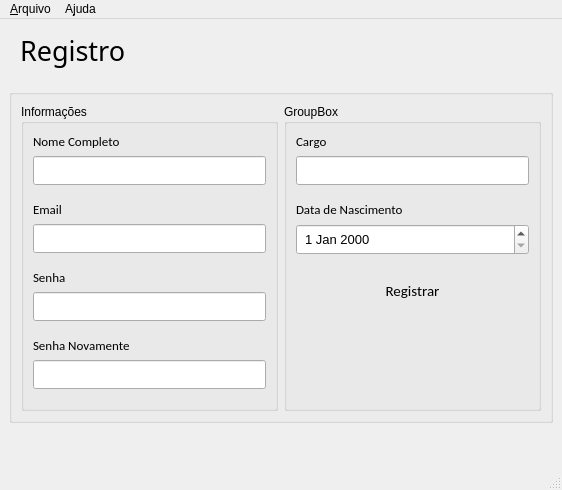
<?xml version="1.0" encoding="UTF-8"?>
<ui version="4.0">
 <class>MainWindow</class>
 <widget class="QMainWindow" name="MainWindow">
  <property name="geometry">
   <rect>
    <x>0</x>
    <y>0</y>
    <width>562</width>
    <height>462</height>
   </rect>
  </property>
  <property name="windowTitle">
   <string>MainWindow</string>
  </property>
  <widget class="QWidget" name="centralwidget">
   <layout class="QVBoxLayout" name="verticalLayout_3">
    <item>
     <widget class="QLabel" name="lbl_title">
      <property name="font">
       <font>
        <family>Roboto Mono</family>
        <pointsize>20</pointsize>
       </font>
      </property>
      <property name="styleSheet">
       <string notr="true">color: '#00C569'; padding: 4px; margin-bottom: 10px;</string>
      </property>
      <property name="text">
       <string>Registro</string>
      </property>
     </widget>
    </item>
    <item>
     <widget class="QGroupBox" name="groupBox_Full">
      <property name="title">
       <string/>
      </property>
      <layout class="QHBoxLayout" name="horizontalLayout">
       <item>
        <widget class="QGroupBox" name="groupBox">
         <property name="title">
          <string>Informações</string>
         </property>
         <layout class="QVBoxLayout" name="verticalLayout">
          <item>
           <widget class="QLabel" name="label">
            <property name="font">
             <font>
              <family>Calibri</family>
              <pointsize>10</pointsize>
             </font>
            </property>
            <property name="styleSheet">
             <string notr="true">color: '#333A44';</string>
            </property>
            <property name="text">
             <string>Nome Completo</string>
            </property>
            <property name="buddy">
             <cstring>inp_nome</cstring>
            </property>
           </widget>
          </item>
          <item>
           <widget class="QLineEdit" name="inp_nome">
            <property name="font">
             <font>
              <family>Calibri</family>
              <pointsize>10</pointsize>
             </font>
            </property>
            <property name="styleSheet">
             <string notr="true">color: '#333A44'; padding: 4px; margin-bottom: 10px;</string>
            </property>
           </widget>
          </item>
          <item>
           <widget class="QLabel" name="label_2">
            <property name="font">
             <font>
              <family>Calibri</family>
              <pointsize>10</pointsize>
             </font>
            </property>
            <property name="styleSheet">
             <string notr="true">color: '#333A44';</string>
            </property>
            <property name="text">
             <string>Email</string>
            </property>
            <property name="buddy">
             <cstring>inp_email</cstring>
            </property>
           </widget>
          </item>
          <item>
           <widget class="QLineEdit" name="inp_email">
            <property name="font">
             <font>
              <family>Calibri</family>
              <pointsize>10</pointsize>
             </font>
            </property>
            <property name="styleSheet">
             <string notr="true">color: '#333A44'; padding: 4px; margin-bottom: 10px;</string>
            </property>
           </widget>
          </item>
          <item>
           <widget class="QLabel" name="label_3">
            <property name="font">
             <font>
              <family>Calibri</family>
              <pointsize>10</pointsize>
             </font>
            </property>
            <property name="styleSheet">
             <string notr="true">color: '#333A44';</string>
            </property>
            <property name="text">
             <string>Senha</string>
            </property>
            <property name="buddy">
             <cstring>inp_senha</cstring>
            </property>
           </widget>
          </item>
          <item>
           <widget class="QLineEdit" name="inp_senha">
            <property name="font">
             <font>
              <family>Calibri</family>
              <pointsize>10</pointsize>
             </font>
            </property>
            <property name="styleSheet">
             <string notr="true">color: '#333A44'; padding: 4px; margin-bottom: 10px;</string>
            </property>
            <property name="echoMode">
             <enum>QLineEdit::Password</enum>
            </property>
           </widget>
          </item>
          <item>
           <widget class="QLabel" name="label_5">
            <property name="font">
             <font>
              <family>Calibri</family>
              <pointsize>10</pointsize>
             </font>
            </property>
            <property name="styleSheet">
             <string notr="true">color: '#333A44';</string>
            </property>
            <property name="text">
             <string>Senha Novamente</string>
            </property>
            <property name="buddy">
             <cstring>inp_senha_novamente</cstring>
            </property>
           </widget>
          </item>
          <item>
           <widget class="QLineEdit" name="inp_senha_novamente">
            <property name="font">
             <font>
              <family>Calibri</family>
              <pointsize>10</pointsize>
             </font>
            </property>
            <property name="styleSheet">
             <string notr="true">color: '#333A44'; padding: 4px; margin-bottom: 10px;</string>
            </property>
            <property name="text">
             <string/>
            </property>
            <property name="echoMode">
             <enum>QLineEdit::Password</enum>
            </property>
           </widget>
          </item>
          <item>
           <spacer name="verticalSpacer_2">
            <property name="orientation">
             <enum>Qt::Vertical</enum>
            </property>
            <property name="sizeHint" stdset="0">
             <size>
              <width>20</width>
              <height>40</height>
             </size>
            </property>
           </spacer>
          </item>
         </layout>
        </widget>
       </item>
       <item>
        <widget class="QGroupBox" name="groupBox_2">
         <property name="title">
          <string>GroupBox</string>
         </property>
         <layout class="QVBoxLayout" name="verticalLayout_2">
          <item>
           <widget class="QLabel" name="label_6">
            <property name="font">
             <font>
              <family>Calibri</family>
              <pointsize>10</pointsize>
             </font>
            </property>
            <property name="styleSheet">
             <string notr="true">color: '#333A44';</string>
            </property>
            <property name="text">
             <string>Cargo</string>
            </property>
            <property name="buddy">
             <cstring>inp_cargo</cstring>
            </property>
           </widget>
          </item>
          <item>
           <widget class="QLineEdit" name="inp_cargo">
            <property name="font">
             <font>
              <family>Calibri</family>
              <pointsize>10</pointsize>
             </font>
            </property>
            <property name="styleSheet">
             <string notr="true">color: '#333A44'; padding: 4px; margin-bottom: 10px;</string>
            </property>
           </widget>
          </item>
          <item>
           <widget class="QLabel" name="label_4">
            <property name="font">
             <font>
              <family>Calibri</family>
              <pointsize>10</pointsize>
             </font>
            </property>
            <property name="styleSheet">
             <string notr="true">color: '#333A44';</string>
            </property>
            <property name="text">
             <string>Data de Nascimento</string>
            </property>
            <property name="buddy">
             <cstring>inp_data_nascimento</cstring>
            </property>
           </widget>
          </item>
          <item>
           <widget class="QDateEdit" name="inp_data_nascimento">
            <property name="styleSheet">
             <string notr="true">color: '#333A44'; padding: 4px; margin-bottom: 10px; font-size: 10pt;</string>
            </property>
           </widget>
          </item>
          <item>
           <widget class="QPushButton" name="btn_registro">
            <property name="font">
             <font>
              <family>Calibri</family>
              <pointsize>11</pointsize>
             </font>
            </property>
            <property name="styleSheet">
             <string notr="true"> padding: 10px; background-color: '#00C569'; border: none; color: '#ffffff';</string>
            </property>
            <property name="text">
             <string>Registrar</string>
            </property>
           </widget>
          </item>
          <item>
           <spacer name="verticalSpacer">
            <property name="orientation">
             <enum>Qt::Vertical</enum>
            </property>
            <property name="sizeHint" stdset="0">
             <size>
              <width>20</width>
              <height>40</height>
             </size>
            </property>
           </spacer>
          </item>
         </layout>
        </widget>
       </item>
      </layout>
     </widget>
    </item>
    <item>
     <widget class="QLabel" name="lbl_mensagem">
      <property name="styleSheet">
       <string notr="true">color: '#333A44'; padding: 8px;</string>
      </property>
      <property name="text">
       <string/>
      </property>
     </widget>
    </item>
   </layout>
  </widget>
  <widget class="QMenuBar" name="menubar">
   <property name="geometry">
    <rect>
     <x>0</x>
     <y>0</y>
     <width>562</width>
     <height>21</height>
    </rect>
   </property>
   <widget class="QMenu" name="menu_Arquivo">
    <property name="title">
     <string>&amp;Arquivo</string>
    </property>
    <addaction name="action_Login"/>
    <addaction name="action_Exit"/>
   </widget>
   <widget class="QMenu" name="menuA_juda">
    <property name="title">
     <string>A&amp;juda</string>
    </property>
    <addaction name="actionSobre"/>
    <addaction name="actionContato"/>
   </widget>
   <addaction name="menu_Arquivo"/>
   <addaction name="menuA_juda"/>
  </widget>
  <widget class="QStatusBar" name="statusbar"/>
  <action name="action_Login">
   <property name="icon">
    <iconset>
     <normaloff>../assets/1388560951582004484-128.png</normaloff>../assets/1388560951582004484-128.png</iconset>
   </property>
   <property name="text">
    <string>&amp;Login</string>
   </property>
   <property name="statusTip">
    <string>Voltar para tela de Login</string>
   </property>
   <property name="shortcut">
    <string>Ctrl+B</string>
   </property>
  </action>
  <action name="action_Exit">
   <property name="icon">
    <iconset>
     <normaloff>../assets/12355707351582004488-128.png</normaloff>../assets/12355707351582004488-128.png</iconset>
   </property>
   <property name="text">
    <string>&amp;Exit</string>
   </property>
   <property name="statusTip">
    <string>Fechar o aplicativo</string>
   </property>
   <property name="shortcut">
    <string>Ctrl+W</string>
   </property>
  </action>
  <action name="actionSobre">
   <property name="text">
    <string>Sobre</string>
   </property>
  </action>
  <action name="actionContato">
   <property name="text">
    <string>Contato</string>
   </property>
  </action>
 </widget>
 <tabstops>
  <tabstop>inp_nome</tabstop>
  <tabstop>inp_email</tabstop>
  <tabstop>inp_senha</tabstop>
  <tabstop>inp_senha_novamente</tabstop>
  <tabstop>inp_cargo</tabstop>
  <tabstop>inp_data_nascimento</tabstop>
  <tabstop>btn_registro</tabstop>
 </tabstops>
 <resources/>
 <connections/>
</ui>
